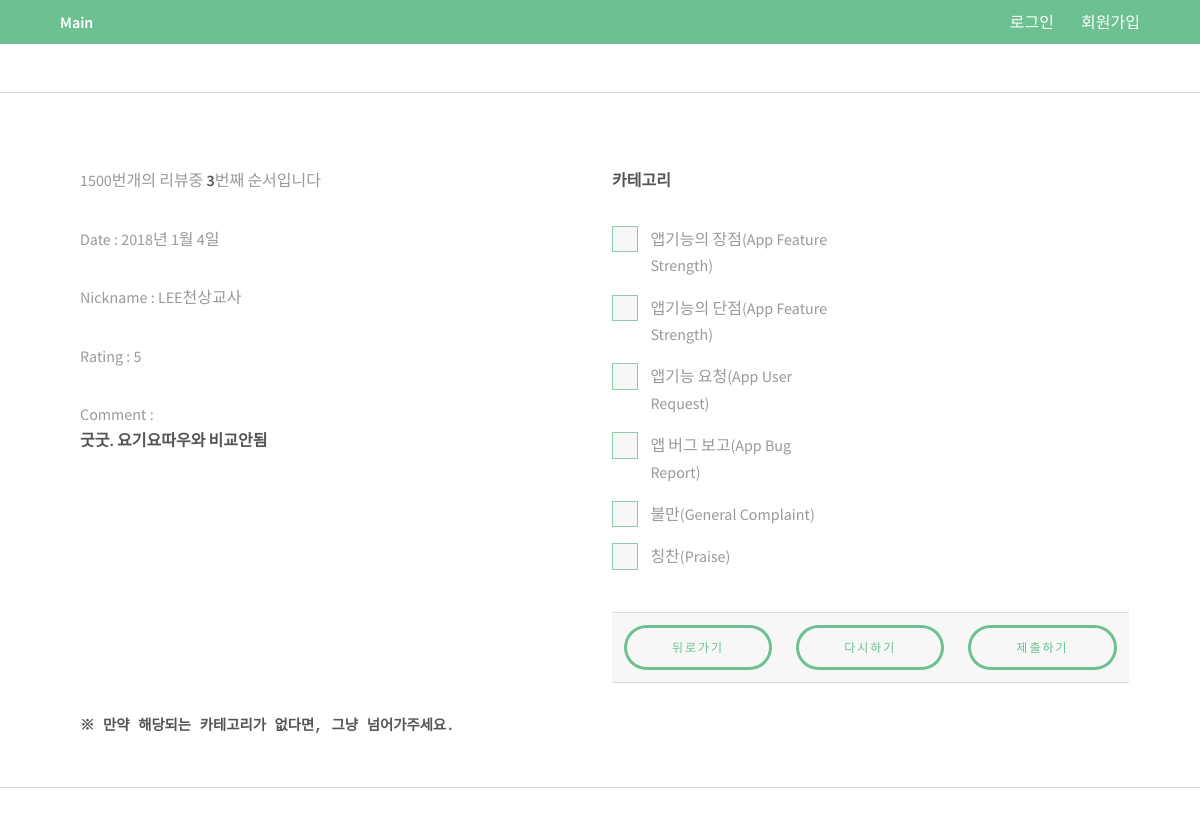
Page /3 on the committed database.
### classify/models.py (models this page shows)
class Review_data(models.Model): ### 리뷰를 담을 곳
    id = models.IntegerField(primary_key = True)
    nickname = models.CharField(max_length = 20)
    date = models.CharField(max_length = 30)
    rating = models.IntegerField()
    comment = models.TextField(null = True)

### classify/views.py (the view)
# urls.py: path('<int:review_data_id>', views.annotate, name = 'annotate'),
def annotate(request, review_data_id = 1):
    now = datetime.datetime.now()
    data = Review_data.objects.filter(id = review_data_id)
    category = ['c1', 'c2', 'c3', 'c4']
    if request.method == 'POST':
        choice = request.POST.getlist('choice')
        form = ReviewClassifyForm()
        classify = form.save(commit = False)
        classify.user = request.user
        classify.review_id = Review_data.objects.get(id = review_data_id)
        classify.classify = choice
        classify.relase_date = now
        classify.save()
        number = review_data_id + 1
        if number >= 1500:
            return redirect('/')
        return redirect('/{}'.format(str(number)))#("FINISH") #, pk = review_data_id)
    else:
        print('ERROR')
    return render(request, 'classify/classify.html', {'datas': data,
                                                     'categorys' : category}) ## 데이터 셋 하나만 보여주기

### templates/classify/classify.html (shortened to what this page needs)
{% extends "base.html" %}
{% block content %}
<hr class="major" />
<div class="container">
<br>
	<div class="row">
		<section class="6u 12u$(medium)">
			{% for data in datas %}
    			<p>  1500번개의 리뷰중 <strong>{{ data.id }}</strong>번째 순서입니다</p>
                <p> Date : {{ data.date }}</p>
                <p> Nickname : {{ data.nickname  }}</P>
                <p> Rating : {{ data.rating }}</p>
                <p> Comment :<br>
                <strong>{{ data.comment|linebreaksbr}}</strong></p>
            {% endfor %}
		</section>
		<section class="3u 6u(medium) 12u$(small)">
            <p><strong> 카테고리 </strong></p>
                <form method="POST">
					<label for="1">앱기능의 장점(App Feature Strength)</label>
					<label for="2">앱기능의 단점(App Feature Strength)</label>
					<label for="3">앱기능 요청(App User Request)</label>
					<label for="4">앱 버그 보고(App Bug Report)</label>
					<label for="5">불만(General Complaint)</label>
					<label for="6">칭찬(Praise)</label>
                 <br><br>
                 <table>
                     <tr>
                         <td><button type="button" class="btn btn-primary" value="뒤로가기" onClick="history.go(-1)">뒤로가기</button></td>
                         <td><button type="reset" class="btn btn-primary" value="다시하기">다시하기</button></td>
                         <td><button type="submit" class="btn btn-primary" value="제출하기">제출하기</button></td>
                     </tr>
                 </table>
             </form>
         </section>
	</div>
         <pre><strong>※ 만약 해당되는 카테고리가 없다면, 그냥 넘어가주세요.</strong></pre>
</div>
<hr class="major" />
{% endblock %}

### rows in the picture
Review_data: id "3", date "2018년 1월 4일", nickname "LEE천상교사", rating "5", comment "굿굿. 요기요따우와 비교안됨"
